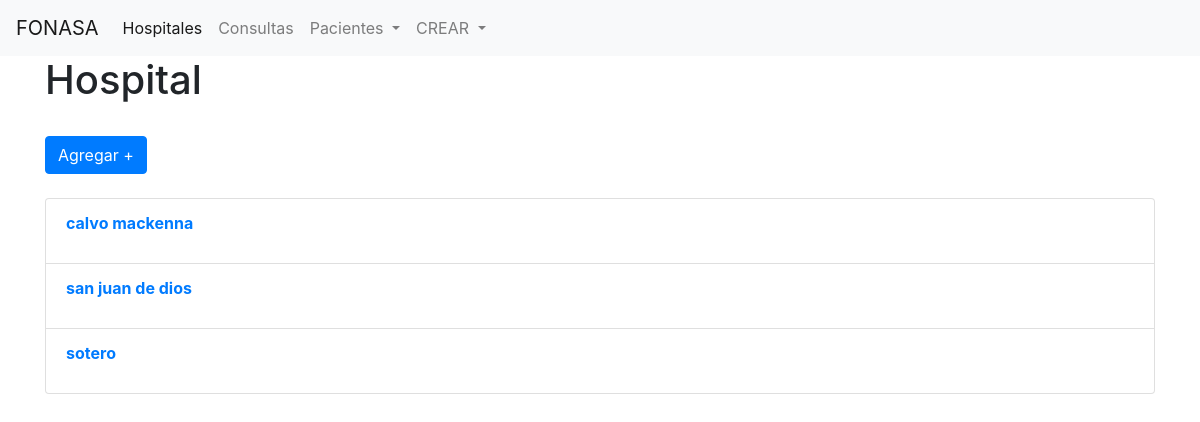
Page /hospital/ on the earlier database version.
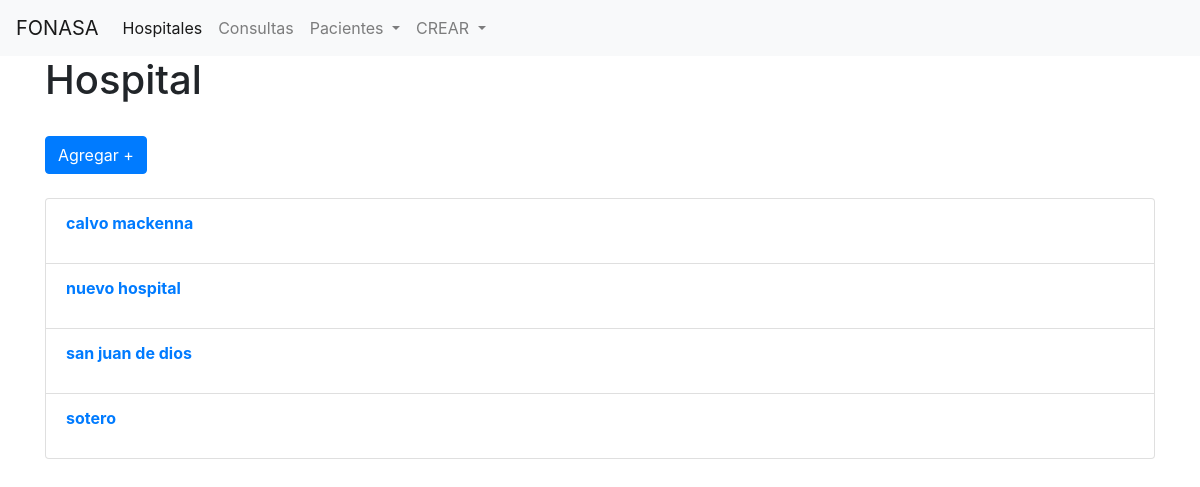
Same page on the later database version.
### main/models.py (models this page shows, shortened)
class Hospital(models.Model):
    nombre = models.CharField(max_length=60)
    class Meta:
        verbose_name = 'Hospital'
        verbose_name_plural = 'Hospitales'
        ordering = ('nombre',)

### main/views.py (the view)
# urls.py: path('hospital/', HospitalListView.as_view(), name='home_list'),
class HospitalListView(ListView):
    model = Hospital
    template_name = 'home_list.html'
    context_object_name = 'hospital'
    queryset = Hospital.objects.all()

### main/templates/home_list.html
{% extends 'base.html' %}
{% block content %}
    <h1>Hospital</h1>
    <a href="{% url 'hospital_new' %}"><buttton class="btn btn-primary my-4">Agregar +</button></a>
    <ul class="list-group">
        {% for element in object_list %}
        <li class="list-group-item">
            <b><p><a href="{% url 'hospital_detail' element.pk %}">{{ element.nombre }}</a></p></b>
        </li>
    {% endfor %}
</ul>
{% endblock content %}

Differences in the rows shown:
added Hospital: nombre "nuevo hospital"
